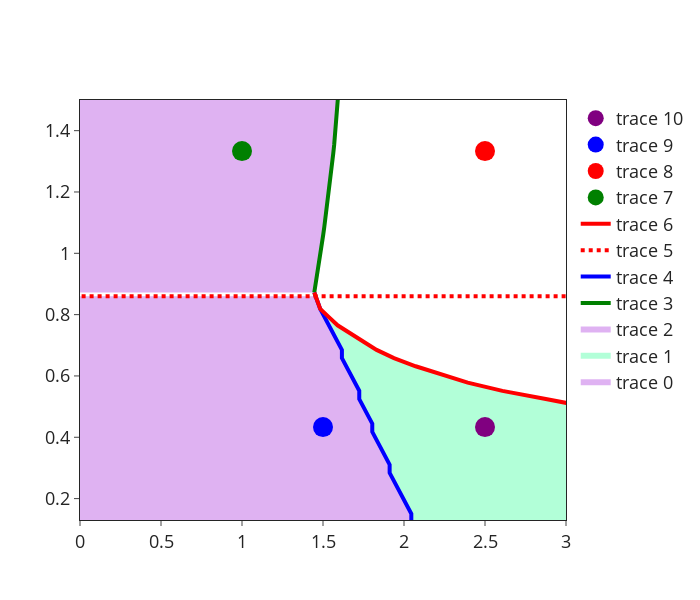

The notebook cell saved with this chart:
### Markdown cell above
# Figure 2 Plot Phase Diagram

### Code cell
print(params['m_c'])
# print(params['a_c'])
fig, ax = plt.subplots(1,1, figsize=(6, 5.5))

# first order
ax.plot(capture2minima, np.array(capture_mvals) /params['m0'], color='blue', linewidth=2.5)
# first order
ax.plot(capmax, np.array(capture_mvals) /params['m0'], color='red', linewidth=2.5)
# second order
ax.plot(a_c, m_space/params['m0'], color='green', linewidth=2.5, linestyle = '-.')
# second order
ax.plot([np.amin(a_space), a_c[mc_ind]],[m_c, m_c], color='red', linewidth=2.5)
ax.set_xlim([0., 3.5])

gfig = plot_PD_rates(capture2minima, capmax, capture_mvals, m_space, a_space, params)

fig2, ax2 = plt.subplots(2, 2, figsize=(8, 6))

choose_m = [4., 4., 1.3, 1.3] # [1.3, 4., 4., 1.3, 1.3, 2.3]
choose_a = [1., 2.5, 1.5, 2.5] #[1., 1., 2.5, 1.5, 2.5, 2.5]
colors = ['green','red','blue','purple']
for mi, mm in enumerate(choose_m):
#     plotcounter = [(0,0), (0,1), (0,2), (1,0), (1,1), (1,2)]
    plotcounter = [(0,0), (0,1), (1,0), (1,1)]
    
    aa = choose_a[mi]    
    ax.scatter(aa, mm/params['m0'], s=100, color=colors[mi])
    gfig.add_trace(go.Scatter(x=[aa], y=[mm/params['m0']],
                    mode='markers', marker=dict(size=20, color=mcolors[colors[mi]]),
                         )
              )
    handle = ax2[plotcounter[mi]]
    
    choose_a_ind = np.where(np.abs(a_space - aa) == np.amin(np.abs(a_space - aa)))[0][0]
    choose_m_ind = np.where(np.abs(m_space - mm) == np.amin(np.abs(m_space - mm)))[0][0]
    
    Uslice = U_data[choose_m_ind, :, :].squeeze()
    m0coordsT = gmin_overm[choose_m_ind]
    m1coordsT = b1_overm[choose_m_ind]
    m2coordsT = b2_overm[choose_m_ind]

    handle.plot(x_space, Uslice[:,choose_a_ind], color=colors[mi]) # mcolors['red']
    xargs = scipy.signal.argrelextrema(Uslice[:,choose_a_ind], np.less)[0]      
    x_mins = x_space[xargs]
    handle.scatter(x_mins, Uslice[xargs, choose_a_ind], s=100, color=colors[mi], zorder=10) # color=mcolors['blueviolet']
    handle.set_ylim([np.amin([np.amin(Uslice[:,choose_a_ind])*1.2,-0.1]), .6])
    handle.set_xlim([0., 2.8])
    handle.set_yticks([])
    for xi, xx in enumerate(x_mins):
        handle.text(0.1, 0.8 - 0.15*xi, ('x$_{n}$=%.2f' % xx), transform=handle.transAxes)

gfig.show()

saveall = True
if saveall:
    now = datetime.now().strftime("%m-%d-%Y_%H.%M")
    
    direc = os.getcwd() + '/../figures_v2/figure2/'
#     direc = os.getcwd() + '/powerpoints/ppt_figs/'
    fname1 = direc + "phase_diagram_rates_v3_"+now+".png"
    fname2 = direc + "phase_diagram_rates_snapshots_v3_"+now+".png"
#     fig.tight_layout()
    fig2.tight_layout()
#     fig.savefig(fname1, format='png', dpi=600)
    fig2.savefig(fname2, format='png', dpi=600)
    gfig.write_image(fname1, scale = 1.5, engine='kaleido')
    with open(fname1 + '.json', 'w') as f:
        f.write(json.dumps(params))
